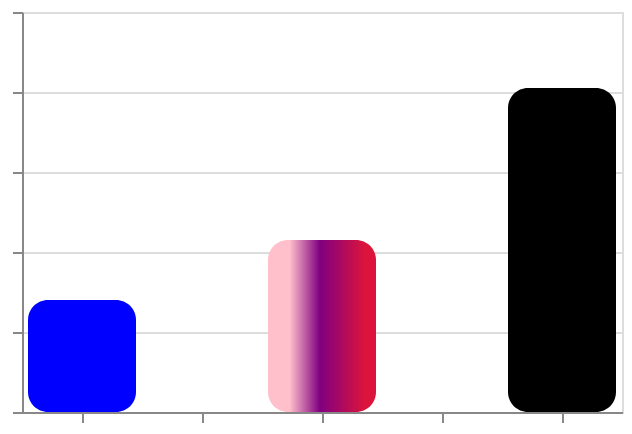

Specify this chart in Vega-Lite:
### Vega specification from a JSON file in a GitHub repository (floating-point values rounded to 4 significant figures)
{"$schema": "https://vega.github.io/schema/vega/v5.json", "description": "A simple bar chart with embedded data.", "background": "white", "padding": 5, "height": 200, "style": "cell", "data": [{"name": "source_0", "values": [{"a": "A", "b": 28, "fill": "blue"}, {"a": "B", "b": 55, "fill": {"x1": 0.9, "y1": 0.7, "x2": 0.7, "y2": 0.1, "gradient": "linear", "stops": [{"offset": 0, "color": "yellow"}, {"offset": 1, "color": "darkgreen"}]}}, {"a": "C", "b": 43, "fill": {"x1": 0.2, "y1": 1, "x2": 0.9, "y2": 1, "gradient": "linear", "stops": [{"offset": 0, "color": "pink"}, {"offset": 0.4, "color": "purple"}, {"offset": 1, "color": "crimson"}]}}, {"a": "D", "b": 91, "fill": {"x1": 0.2, "y1": 0.9, "x2": 0.7, "y2": 0.1, "gradient": "linear", "stops": [{"offset": 0, "color": "rgb(128, 128, 128)"}, {"offset": 0.4, "color": "rgba(128, 128, 128, 0.3)"}, {"offset": 1, "color": "deeppink"}]}}, {"a": "E", "b": 81, "fill": "black"}]}, {"name": "data_0", "source": "source_0", "transform": [{"type": "stack", "groupby": ["a"], "field": "b", "sort": {"field": [], "order": []}, "as": ["b_start", "b_end"], "offset": "zero"}, {"type": "filter", "expr": "isValid(datum[\"b\"]) && isFinite(+datum[\"b\"])"}]}], "signals": [{"name": "x_step", "value": 60}, {"name": "width", "update": "bandspace(domain('x').length, 0.1, 0.05) * x_step"}], "marks": [{"name": "marks", "type": "rect", "style": ["bar"], "from": {"data": "data_0"}, "encode": {"update": {"fill": {"field": "fill"}, "cornerRadius": {"value": 10}, "ariaRoleDescription": {"value": "bar"}, "description": {"signal": "\"a: \" + (isValid(datum[\"a\"]) ? datum[\"a\"] : \"\"+datum[\"a\"]) + \"; b: \" + (format(datum[\"b\"], \"\"))"}, "x": {"scale": "x", "field": "a"}, "width": {"signal": "max(0.25, bandwidth('x'))"}, "y": {"scale": "y", "field": "b_end"}, "y2": {"scale": "y", "field": "b_start"}}}}], "scales": [{"name": "x", "type": "band", "domain": {"data": "data_0", "field": "a", "sort": true}, "range": {"step": {"signal": "x_step"}}, "paddingInner": 0.1, "paddingOuter": 0.05}, {"name": "y", "type": "linear", "domain": {"data": "data_0", "fields": ["b_start", "b_end"]}, "range": [{"signal": "height"}, 0], "nice": true, "zero": true}], "axes": [{"scale": "y", "orient": "left", "gridScale": "x", "grid": true, "tickCount": {"signal": "ceil(height/40)"}, "domain": false, "labels": false, "aria": false, "maxExtent": 0, "minExtent": 0, "ticks": false, "zindex": 0}, {"scale": "x", "orient": "bottom", "grid": false, "labels": false, "labelAngle": 0, "labelBaseline": "top", "zindex": 0}, {"scale": "y", "orient": "left", "grid": false, "labels": false, "labelOverlap": true, "tickCount": {"signal": "ceil(height/40)"}, "zindex": 0}]}
